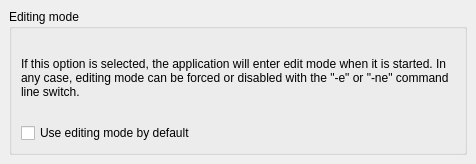
<ui version="4.0" >
 <class>MainConfigPage4</class>
 <widget class="QFrame" name="MainConfigPage4" >
  <property name="geometry" >
   <rect>
    <x>0</x>
    <y>0</y>
    <width>476</width>
    <height>164</height>
   </rect>
  </property>
  <property name="windowTitle" >
   <string>Application Settings</string>
  </property>
  <layout class="QVBoxLayout" >
   <property name="margin" >
    <number>9</number>
   </property>
   <property name="spacing" >
    <number>6</number>
   </property>
   <item>
    <widget class="QGroupBox" name="groupBox" >
     <property name="title" >
      <string>Editing mode</string>
     </property>
     <layout class="QVBoxLayout" >
      <property name="margin" >
       <number>9</number>
      </property>
      <property name="spacing" >
       <number>6</number>
      </property>
      <item>
       <widget class="QLabel" name="label_2" >
        <property name="text" >
         <string>If this option is selected, the application will enter edit mode when it is started. In any case, editing mode can be forced or disabled with the "-e" or "-ne" command line switch.</string>
        </property>
        <property name="wordWrap" >
         <bool>true</bool>
        </property>
       </widget>
      </item>
      <item>
       <widget class="QCheckBox" name="edit_mode_cbx" >
        <property name="text" >
         <string>Use editing mode by default</string>
        </property>
       </widget>
      </item>
     </layout>
    </widget>
   </item>
  </layout>
 </widget>
 <layoutdefault spacing="6" margin="11" />
 <tabstops>
  <tabstop>edit_mode_cbx</tabstop>
 </tabstops>
 <resources/>
 <connections/>
</ui>
